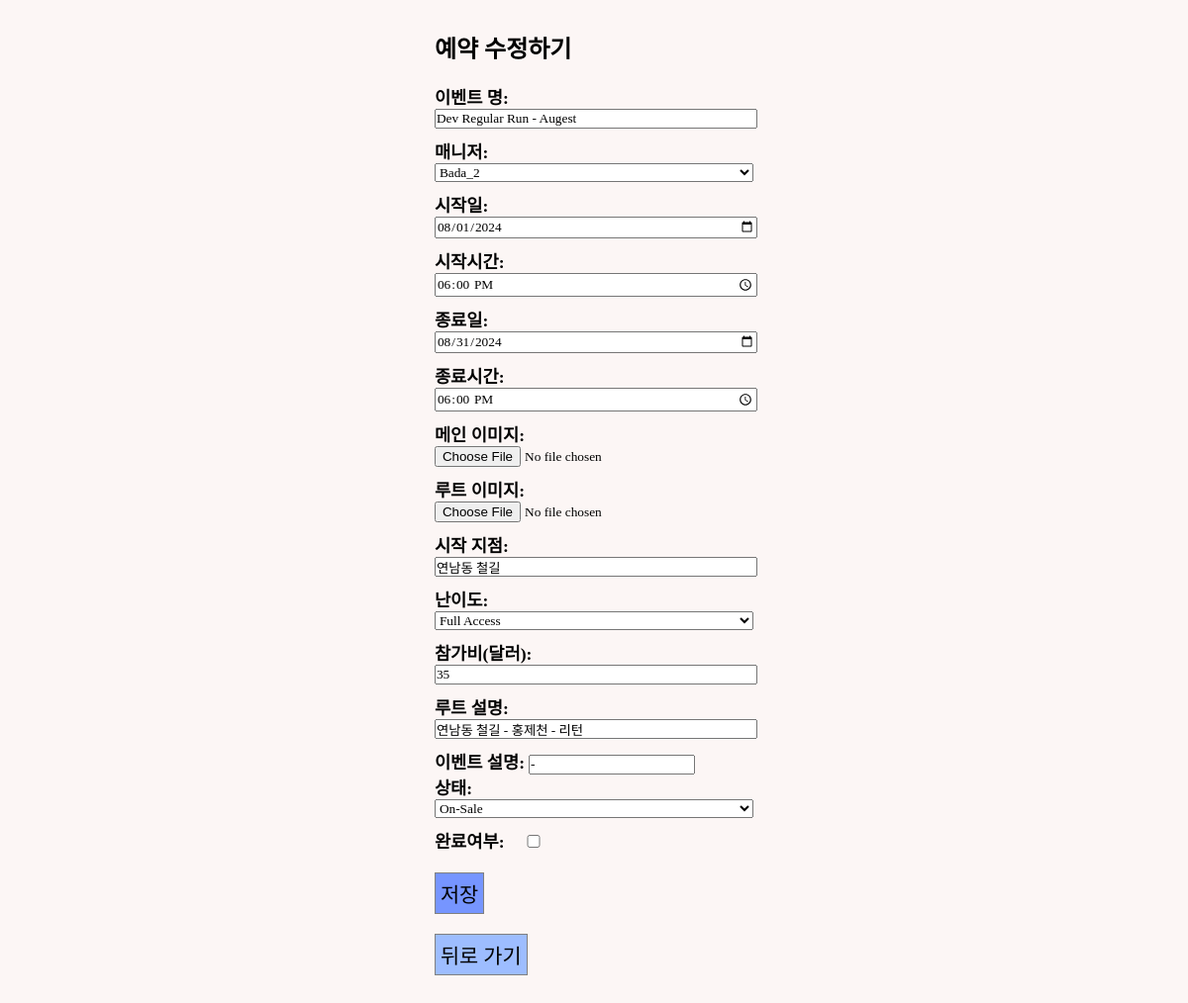
Screenshot of /events/update_event/2 with the database file from the repository.
### events/models.py (models this page shows, shortened)
class GuestRun(models.Model):
    STATUS_CHOICE = [
        ("ST1", "Checking"),
        ("ST2", "On-Sale"),
        ("ST3", "Sold-Out"),
        ("ST4", "Closed"),
    ]
    LEVEL = [
        ("800","Level-1, 800"),
        ("730","Level-2, 730"),
        ("700","Level-3, 700"),
        ("630","Level-4, 630"),
        ("600","Level-5, 600"),
        ("530","Level-6, 530"),
        ("Free","Full Access"),
    ]
    event_id = models.AutoField(
        primary_key=True,
    )
    title = models.CharField(max_length=50)
    manager = models.ForeignKey(Manager, related_name="manager",blank=False, null=True, on_delete=models.SET_NULL)
    start_date = models.DateField(blank=True, null=True)
    start_time = models.TimeField(blank=True, null=True)
    end_date = models.DateField(blank=True, null=True)
    end_time = models.TimeField(blank=True, null=True)
    image = ResizedImageField(size=[1402,1000], upload_to="runMain", blank=True)
    route_image = ResizedImageField(size=[1402,1402], upload_to="runRoute", blank=True)
    start_point = models.CharField(max_length=50)
    status = models.CharField(
        max_length=8,
        choices=STATUS_CHOICE,
        default="ST1",
    )
    level = models.CharField(
        max_length=15,
        choices=LEVEL,
        default="Free",
    )
    amount = models.IntegerField(default=0)
    route = models.CharField(max_length=50, blank=False)
    desc = models.TextField(blank=True)
    completed = models.BooleanField(default=False)

### events/views.py (the view)
# urls.py: path("update_event/<str:pk>", views.update_event, name="update_event"),
def update_event(request, pk):
    event = get_object_or_404(GuestRun, pk=pk)
    form = UpdateForm(request.POST, request.FILES, instance=event)
    if request.method == "POST":
        if form.is_valid():
            event = form.save(commit=False)
            event.save()
            return redirect("community:event_table")
        else:
            return redirect("community:event_table")
    else:
        form = UpdateForm(instance=event)
        return render(request, "admin/event_edit.html", {"form": form} )

### community/models.py (called while the page is built)
    def __str__(self):
        return self.name + "_"+ str(self.m_id)

### templates/admin/event_edit.html (shortened to what this page needs)
{% load static %}
<!DOCTYPE html>
<html lang="en">
  <head>
    <link rel="stylesheet" type="text/css" href="{% static 'css/sterna.css' %}"/>
    <link href="https://cdnjs.cloudflare.com/ajax/libs/bootstrap-datetimepicker/3.0.0/css/bootstrap-datetimepicker.min.css" rel="stylesheet"/>
  </head>
  <body>
    <div class="tocenter" style="margin:30px 0 0 0">
      <div style="max-width:100%;">
        <h2 style="margin:0 0 20px 0;">예약 수정하기</h3>
        <form method="POST" enctype="multipart/form-data">
          {{ form.as_p }}
          <button style="font-size: 1.3rem; margin-top:20px; padding: 5px; background-color:#7695FF;" type="submit">
            저장
          </button>
        </form>
        <div style="height:20px;"></div>
        <div>
          <a href="{% url "community:event_table" %}">
            <button style="font-size: 1.3rem; padding:5px; margin-bottom:30px; background-color:#9DBDFF;">뒤로 가기</button>
          </a>
        </div>
      </div>
    </div>
  </body>
</html>

### static/css/sterna.css (style rules this page uses)
:root { --sterun-primary-color: #fbff00; --sterun-secondary-color: #3A3A3A; --sterun-thirdary-color: #4467AF; --sterun-white-color: #FCF6F5; --sterun-black-color: #1d1d1d; --sterun-grey-color: #E8E8E8; }
* { margin: 0; padding: 0; font-family: "SCDream"; z-index:100; }
html, body { background-color: var(--sterun-white-color); margin-top: 100px; min-height: 100%; margin: 0; }
a { color: var(--sterun-black-color); text-decoration: none; }
button { border: 1px solid grey; }
#id_completed { width:50px; margin:5px 0 5px 0; }
.tocenter { display: flex; flex-direction: column; align-items: center; width:100%; }

### templates/admin/event_edit.html (style rules this page uses)
p > label { font-size: 1.1rem; font-weight: bold; }
.form-control { width: 100%; margin: 0 0 10px; }

### rows the page displays
GuestRun: title "Dev Regular Run - Augest", manager "Bada_2", start_date "08/01/2024", start_time "18:00", end_date "08/31/2024", end_time "18:00", start_point "연남동 철길", level "Full Access", amount "35", route "연남동 철길 - 홍제천 - 리턴", desc "-", status "On-Sale"
